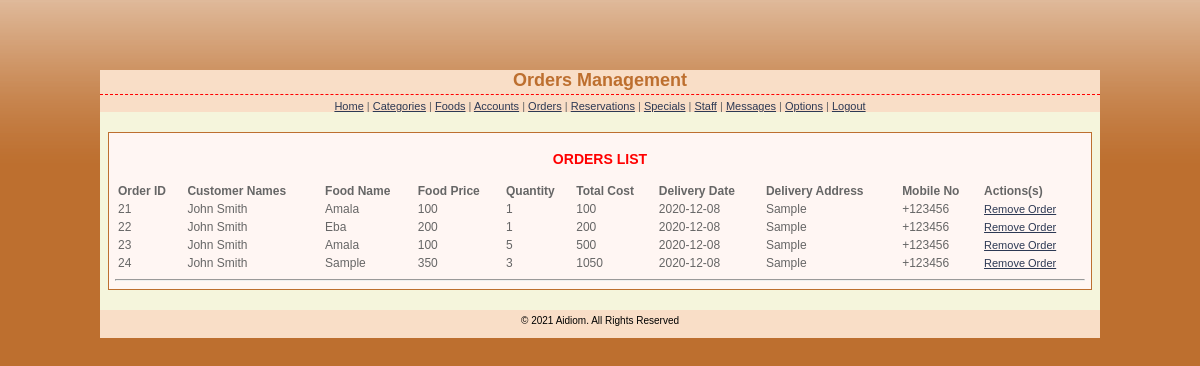
The app's page /admin/orders.php (signed in) with its own data.
### tables this page shows
CREATE TABLE `orders_details` (
  `order_id` int(10) NOT NULL,
  `member_id` int(10) NOT NULL,
  `billing_id` int(10) NOT NULL,
  `cart_id` int(15) NOT NULL,
  `delivery_date` date NOT NULL,
  `StaffID` int(15) NOT NULL,
  `flag` int(1) NOT NULL,
  `time_stamp` time NOT NULL
);

CREATE TABLE `members` (
  `member_id` int(11) UNSIGNED NOT NULL,
  `firstname` varchar(100) DEFAULT NULL,
  `lastname` varchar(100) DEFAULT NULL,
  `login` varchar(100) NOT NULL DEFAULT '',
  `passwd` varchar(32) NOT NULL DEFAULT '',
  `question_id` int(5) NOT NULL,
  `answer` varchar(45) NOT NULL
);

CREATE TABLE `cart_details` (
  `cart_id` int(15) NOT NULL,
  `member_id` int(15) NOT NULL,
  `lt` varchar(10) NOT NULL DEFAULT 'food',
  `food_id` int(15) NOT NULL,
  `quantity_id` int(15) NOT NULL,
  `total` float NOT NULL,
  `flag` int(1) NOT NULL
);

CREATE TABLE `food_details` (
  `food_id` int(15) NOT NULL,
  `food_name` varchar(45) NOT NULL,
  `food_description` text NOT NULL,
  `food_price` float NOT NULL,
  `food_photo` text NOT NULL,
  `food_category` int(15) NOT NULL
);

CREATE TABLE `quantities` (
  `quantity_id` int(5) NOT NULL,
  `quantity_value` int(5) NOT NULL
);

CREATE TABLE `billing_details` (
  `billing_id` int(10) NOT NULL,
  `member_id` int(15) NOT NULL,
  `Street_Address` varchar(100) NOT NULL,
  `P_O_Box_No` varchar(15) NOT NULL,
  `City` text NOT NULL,
  `Mobile_No` varchar(15) NOT NULL,
  `Landline_No` varchar(15) DEFAULT NULL
);

CREATE TABLE `specials` (
  `special_id` int(15) NOT NULL,
  `special_name` varchar(25) NOT NULL,
  `special_description` text NOT NULL,
  `special_price` float NOT NULL,
  `special_start_date` date NOT NULL,
  `special_end_date` date NOT NULL,
  `special_photo` text NOT NULL
);

### admin/orders.php (the view, shortened to what this page needs)
<?php
require_once '../includes/connection.php';
$result=mysqli_query($conn,"SELECT * FROM orders_details o inner join cart_details c on c.cart_id = o.cart_id inner join quantities q on q.quantity_id = c.quantity_id inner join members m on m.member_id = c.member_id inner join billing_details b on b.billing_id = o.billing_id ") or die("There are no records to display ... \n" . mysqli_error());
?>
<!DOCTYPE html PUBLIC "-//W3C//DTD XHTML 1.0 Transitional//EN" "http://www.w3.org/TR/xhtml1/DTD/xhtml1-transitional.dtd">
<html xmlns="http://www.w3.org/1999/xhtml">
<head>
<link href="stylesheets/admin_styles.css" rel="stylesheet" type="text/css" />
</head>
<body>
<div id="page">
<div id="header">
<h1>Orders Management </h1>
<a href="index.php">Home</a> | <a href="categories.php">Categories</a> | <a href="foods.php">Foods</a> | <a href="accounts.php">Accounts</a> | <a href="orders.php">Orders</a> | <a href="reservations.php">Reservations</a> | <a href="specials.php">Specials</a> | <a href="allocation.php">Staff</a> | <a href="messages.php">Messages</a> | <a href="options.php">Options</a> | <a href="logout.php">Logout</a>
</div>
<div id="container">
<table border="0" width="970" align="center">
<CAPTION><h3>ORDERS LIST</h3></CAPTION>
<tr>
<th>Order ID</th>
<th>Customer Names</th>
<th>Food Name</th>
<th>Food Price</th>
<th>Quantity</th>
<th>Total Cost</th>
<th>Delivery Date</th>
<th>Delivery Address</th>
<th>Mobile No</th>
<th>Actions(s)</th>
</tr>
<?php
while ($row=mysqli_fetch_assoc($result)){
	$lt = $row['lt'];
  if($lt =='food'){
    $qry = "SELECT * FROM food_details f inner join categories c on c.category_id = f.food_category where food_id = {$row['food_id']}";
  }else{
    $qry = "SELECT * FROM specials where special_id = {$row['food_id']}";
  }
  $res = mysqli_fetch_array(mysqli_query($conn,$qry));
echo "<tr>";
echo "<td>" . $row['order_id']."</td>";
echo "<td>" . $row['firstname']."\t".$row['lastname']."</td>";
echo "<td>" . $res[$lt.'_name']."</td>";
echo "<td>" . $res[$lt.'_price']."</td>";
echo "<td>" . $row['quantity_value']."</td>";
echo "<td>" . $row['total']."</td>";
echo "<td>" . $row['delivery_date']."</td>";
echo "<td>" . $row['Street_Address']."</td>";
echo "<td>" . $row['Mobile_No']."</td>";
echo '<td><a href="delete-order.php?id=' . $row['order_id'] . '">Remove Order</a></td>';
echo "</tr>";
}
?>
</table>
<hr>
</div>
<?php
	include 'footer.php';
?>
</div>
</body>
</html>

### admin/stylesheets/admin_styles.css (style rules this page uses)
body { font: 11px Verdana, Arial, Helvetica, sans-serif; color: #666666; margin: 0px; padding: 20px 10px 0px; background:#bd6f2f url(../base-bg.gif) repeat-x top; }
h1 { color: #bd6f2f; margin: 0px 0px 5px; padding: 0px 0px 3px; font: bold 18px Verdana, Arial, Helvetica, sans-serif; border-bottom: 1px dashed red; text-align:center; }
h3 { color:red; }
a { color: #2D3954; font-size: 11px; }
th { font-weight: bold; text-align: left; }
#page { width:1000px; margin:0 auto; margin-top:50px; padding-top:0px; background: beige; height:auto; }
#header { text-align:center; background:#f9dec7; }
#container { border:#bd6f2f solid 1px; padding:4px 6px 2px 6px; width:970px; margin:0 auto; background:#fff6f3; font-size:12px; text-align:justify; margin-top:20px; }

### records on screen
orders_details: order_id "21", member.firstname "John", member.lastname "Smith", cart.food_name "Amala", cart.food_price "100", quantities.quantity_value "1", cart.total "100", delivery_date "2020-12-08", billing.Street_Address "Sample", billing.Mobile_No "+123456"
orders_details: order_id "22", member.firstname "John", member.lastname "Smith", cart.food_name "Eba", cart.food_price "200", quantities.quantity_value "1", cart.total "200", delivery_date "2020-12-08", billing.Street_Address "Sample", billing.Mobile_No "+123456"
orders_details: order_id "23", member.firstname "John", member.lastname "Smith", cart.food_name "Amala", cart.food_price "100", quantities.quantity_value "5", cart.total "500", delivery_date "2020-12-08", billing.Street_Address "Sample", billing.Mobile_No "+123456"
orders_details: order_id "24", member.firstname "John", member.lastname "Smith", cart.special_name "Sample", cart.special_price "350", quantities.quantity_value "3", cart.total "1050", delivery_date "2020-12-08", billing.Street_Address "Sample", billing.Mobile_No "+123456"
